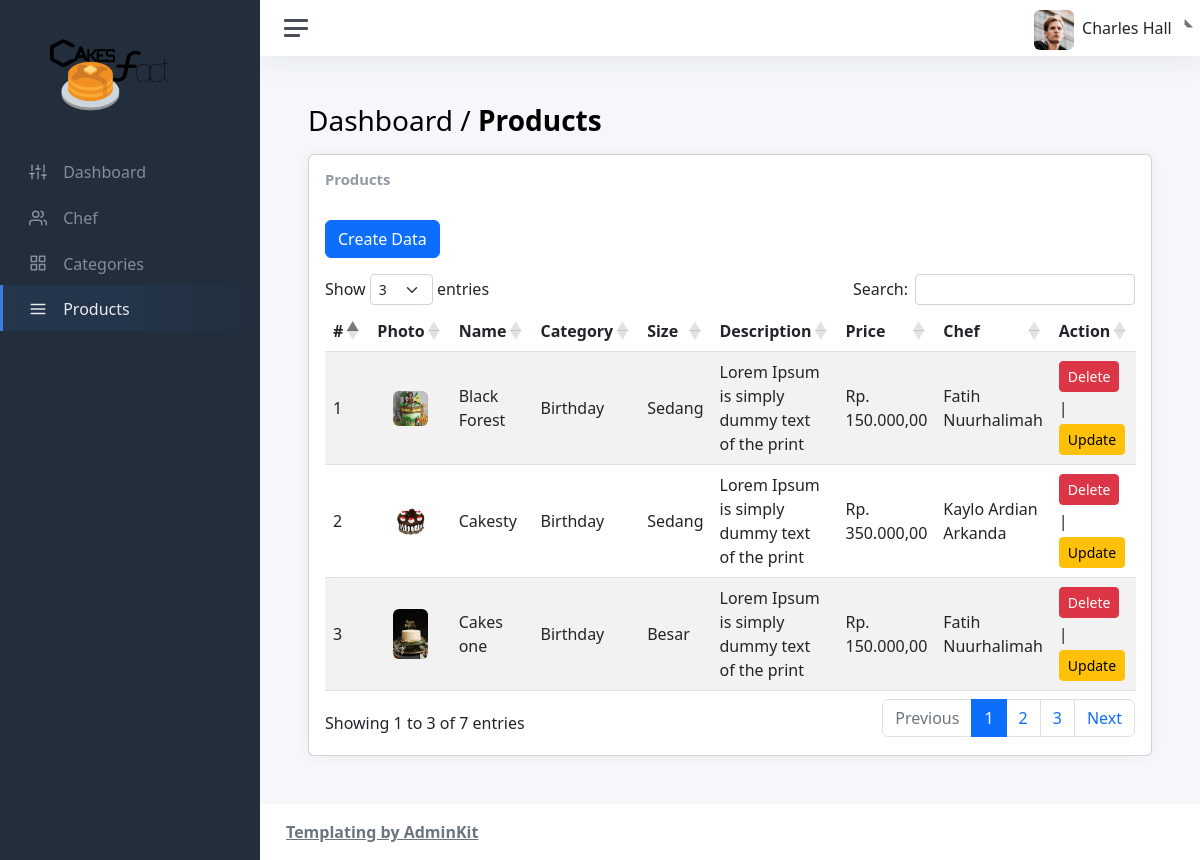
The page /admin/master-data/product.php on the database its author committed.
### tables this page shows
CREATE TABLE `product` (
  `id` int(11) NOT NULL,
  `chef_id` int(11) NOT NULL,
  `categories_id` int(11) NOT NULL,
  `name` varchar(45) NOT NULL,
  `size` varchar(45) NOT NULL,
  `description` varchar(45) NOT NULL,
  `price` varchar(45) NOT NULL,
  `image` varchar(45) DEFAULT NULL
);

CREATE TABLE `categories` (
  `id` int(11) NOT NULL,
  `name` varchar(45) NOT NULL
);

CREATE TABLE `chef` (
  `id` int(11) NOT NULL,
  `name` varchar(45) NOT NULL,
  `divisi` varchar(45) NOT NULL,
  `telp` varchar(45) NOT NULL,
  `email` varchar(45) NOT NULL,
  `address` text DEFAULT NULL,
  `image` varchar(45) DEFAULT NULL
);

### admin/master-data/product.php (the view, shortened to what this page needs)
<!DOCTYPE html>
<html lang="en">
    <head>
        <link href="../../assets/plugin/AdminKit/css/app.css" rel="stylesheet">
        <link rel="stylesheet" type="text/css" href="../../assets/css/dataTables.bootstrap5.min.css">
        <link rel="stylesheet" type="text/css" href="../../assets/css/bootstrap.min.css">
    </head>
    <body>
        <div class="wrapper">
            <nav id="sidebar" class="sidebar js-sidebar">
                <div class="sidebar-content js-simplebar">
                    <a class="sidebar-brand" href="index.php">
                        <img src="../../assets/img/icons/logo.png" alt="logo" width="70%" style="margin-left: 0.5rem;">
                    </a>
                    <ul class="sidebar-nav">
                        <li class="sidebar-item">
                            <a class="sidebar-link" href="../index.php">
                                <i class="align-middle" data-feather="sliders"></i>
                                <span class="align-middle">Dashboard</span>
                            </a>
                        </li>
                        <li class="sidebar-item">
                            <a class="sidebar-link" href="./chef.php">
                                <i class="align-middle" data-feather="users"></i>
                                <span class="align-middle">Chef</span>
                            </a>
                        </li>
                        <li class="sidebar-item">
                            <a class="sidebar-link" href="./categories.php">
                                <i class="align-middle" data-feather="grid"></i>
                                <span class="align-middle">Categories</span>
                            </a>
                        </li>
                        <li class="sidebar-item active">
                            <a class="sidebar-link" href="./product.php">
                                <i class="align-middle" data-feather="menu"></i>
                                <span class="align-middle">Products</span>
                            </a>
                        </li>
                    </ul>
                </div>
            </nav>
            <div class="main">
                <?php include_once ("../layouts/navbar.php"); ?>
                <main class="content">
                    <div class="container-fluid p-0">
                        <h1 class="h3 mb-3">Dashboard / <strong>Products</strong></h1>
                        <div class="col-sm-12">
                            <div class="card">
                                <div class="card-body">
                                    <?php
                                        include "../../connection/db.php";
                                        $query = $conn->query("SELECT *, product.name AS product,
                                                    product.id AS idproduct,
                                                    product.image AS improduct,
                                                    categories.name AS category,
                                                    chef.name AS chef
                                                    FROM product
                                                    JOIN categories ON categories.id = product.categories_id
                                                    JOIN chef ON chef.id = product.chef_id
                                                ");
                                    ?>
                                    <h5 class="card-title">Products</h5>
                                    <a class="btn btn-primary btn-md mt-4 mb-3"
                                        href="../forms/product/create-prd.php" role="button">
                                        Create Data
                                    </a>
                                    <table id="example" class="table table-striped"
                                        style="width:100%">
                                        <thead>
                                            <tr>
                                                <th scope="col">#</th>
                                                <th scope="col">Photo</th>
                                                <th scope="col">Name</th>
                                                <th scope="col">Category</th>
                                                <th scope="col">Size</th>
                                                <th scope="col">Description</th>
                                                <th scope="col">Price</th>
                                                <th scope="col">Chef</th>
                                                <th scope="col">Action</th>
                                            </tr>
                                        </thead>
                                        <tbody>
                                            <?php
                                                if(mysqli_num_rows($query)>0){
                                                    $no = 1;
                                                    while ($data = mysqli_fetch_array($query)) {
                                            ?>
                                            <tr>
                                                <td scope="row"><?= $no ?></td>
                                                <td>
                                                    <div class="text-center">
                                                        <img src="../../assets/img/uploads/<?= $data["improduct"] ?>"
                                                            alt="foto-chef-<?= $data["product"] ?>" style="width: 35px;" class="rounded">
                                                    </div>
                                                </td>
                                                <td><?= $data["product"] ?></td>
                                                <td><?= $data["category"] ?></td>
                                                <td><?= $data["size"] ?></td>
                                                <td><?= $data["description"] ?></td>
                                                <td>Rp. <?= number_format($data["price"], 2, ',', '.') ?></td>
                                                <td><?= $data["chef"] ?></td>
                                                <td>
                                                    <a class="btn btn-danger btn-sm mb-1"
                                                        href="../../controllers/product/destroy.php?id=<?= $data["idproduct"] ?>"
                                                        onclick="alert('Anda yakin ingin menghapus data ini?')">
                                                        Delete
                                                    </a>
                                                    |
                                                    <a class="btn btn-warning btn-sm mt-1"
                                                        href="../forms/product/edit-prd.php?id=<?= $data["idproduct"] ?>">
                                                        Update
                                                    </a>
                                                </td>
                                            </tr>
                                            <?php
                                                        $no++;
                                                    }
                                                }
                                            ?>
                                        </tbody>
                                    </table>
                                </div>
                            </div>
                        </div>
                    </div>
                </main>
                <?php include_once ("../layouts/footer.php"); ?>
            </div>
        </div>
    </body>
</html>

### rows shown on the page
product: image (picture), name "Black Forest", categories.name "Birthday", size "Sedang", description "Lorem Ipsum is simply dummy text of the print", price "150.000,00", chef.name "Fatih Nuurhalimah"
product: image (picture), name "Cakesty", categories.name "Birthday", size "Sedang", description "Lorem Ipsum is simply dummy text of the print", price "350.000,00", chef.name "Kaylo Ardian Arkanda"
product: image (picture), name "Cakes one", categories.name "Birthday", size "Besar", description "Lorem Ipsum is simply dummy text of the print", price "150.000,00", chef.name "Fatih Nuurhalimah"
